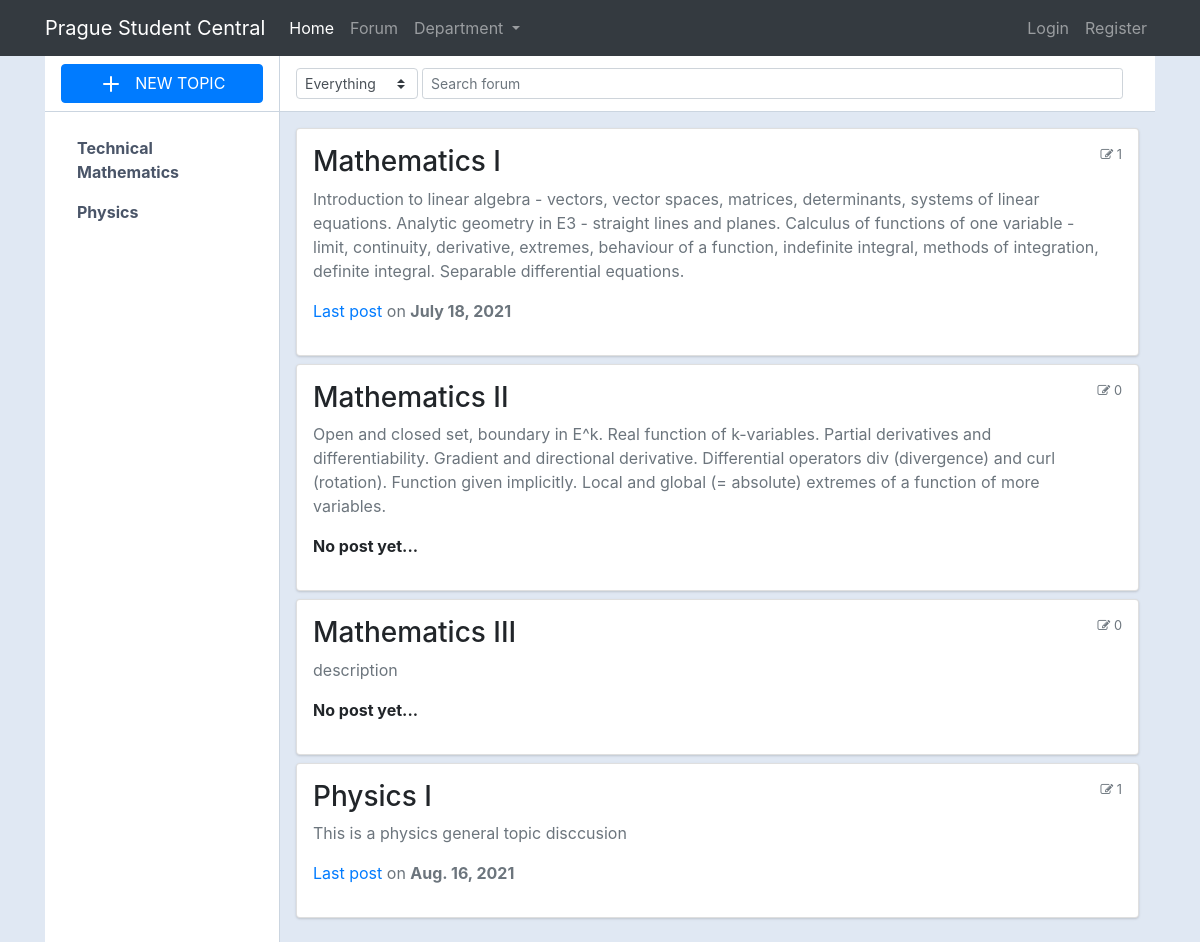
The page / on the database its author committed.
### main/models.py (models this page shows, shortened)
class CategoryDept(models.Model):
    title = models.CharField(max_length=50)
    slug = models.SlugField(max_length=400, unique=True, blank=True)
    description = models.TextField(default="description")
    def get_absolute_url(self):
        return reverse('forum:dept_filter', args=[self.id])

class Category(models.Model):
    title = models.CharField(max_length=50)
    slug = models.SlugField(max_length=400, unique=True, blank=True)
    description = models.TextField(default="description")
    deptartment = models.ForeignKey(CategoryDept, on_delete=models.CASCADE)
    class Meta:
        verbose_name_plural = "categories"
    def get_url(self):
        return reverse("forum:posts", kwargs={
            "slug":self.slug
        })
    @property
    def num_posts(self):
        return Post.objects.filter(categories=self).count()
    @property
    def last_post(self):
        return Post.objects.filter(categories=self).latest("date")

class Post(models.Model):
    title = models.CharField(max_length=400)
    slug = models.SlugField(max_length=400, unique=True, blank=True)
    user = models.ForeignKey(Author, on_delete=models.CASCADE)
    content = HTMLField()
    categories = models.ManyToManyField(Category)
    date = models.DateTimeField(auto_now_add=True)
    approved = models.BooleanField(default=False)
    hit_count_generic = GenericRelation(HitCount, object_id_field='object_pk',
        related_query_name='hit_count_generic_relation'
    )
    tags = TaggableManager()
    comments = models.ManyToManyField(Comment, blank=True)
    def get_url(self):
        return reverse("forum:detail", kwargs={
            "slug":self.slug
        })

### main/views.py (the view)
# urls.py: path("", department_subjects, name="home"),
def department_subjects(request):
    forums = Category.objects.all()
    context = {
        "forums":forums,
    }
    return render(request, "screens/department_subjects.html", context)

### main/context_processors.py (called while the page is built, shortened)
def search_function(request):
    search_context = {}
    topic = Category.objects.all()
    return search_context

def list_department_function(request):
    dept_context = {
        "departments": CategoryDept.objects.all()
    }
    return dept_context

### templates/screens/department_subjects.html (shortened to what this page needs)
{% extends 'root.html' %}
{% block content %}
    <div class="container">
        <div class="main-body p-0">
            <div class="inner-wrapper">
                {% include 'components/sidebar.html' %}
                <div class="inner-main">
                    <form action="{% url 'forum:search_topic' %}" role="form" method="GET">
                    <div class="inner-main-header">
                        <select class="custom-select custom-select-sm w-auto mr-1">
                            <option value="Everything">Everything</option>
                        </select>
                        <input type="text" name="q" class="form-control form-control-sm bg-gray-200 border-gray-200 shadow-none mb-4 mt-4" placeholder="Search forum" />
                    </div>
                    </form>
                    <div class="inner-main-body p-2 p-sm-3 collapse forum-content show">
                        {% for forum in forums %}
                        <div class="card mb-2">
                            <div class="card-body p-2 p-sm-3">
                                <div class="media forum-item">
                                    <div class="media-body">
                                        <h3><a data-toggle="collapse" data-target=".forum-content" class="text-body" href="{{forum.get_url}}">{{forum.title}}</a></h3>
                                        <p class="text-secondary">{{forum.description}}</p>
                                        {% if forum.num_posts == 0 %}
                                            <p><strong>No post yet... </strong></p>
                                        {% else %}
                                            <p class="text-muted"><a href="{{forum.last_post.get_url}}">Last post</a> on <span class="text-secondary font-weight-bold">{{forum.last_post.date|date}}</span></p>
                                        {% endif %}
                                    </div>
                                    <div class="text-muted small text-center align-self-top">
                                        <span class="d-none d-sm-inline-block"><i class="fa fa-pencil-square-o"  aria-hidden="true"></i> {{forum.num_posts}}</span>
                                    </div>
                                </div>
                            </div>
                        </div>
                        {% endfor %}
                    </div>
                </div>
            </div>
        </div>
    </div>
{% endblock %}

### templates/root.html (shortened to what this page needs)
{% load static %}
{% load bootstrap4 %}
<!doctype html>
<html lang="en">
  <head>
    <link rel="stylesheet" href="{% static 'screens2.css' %}">
    <link rel="stylesheet" href="https://cdnjs.cloudflare.com/ajax/libs/font-awesome/4.7.0/css/font-awesome.min.css">
    <link rel="stylesheet" href="https://stackpath.bootstrapcdn.com/bootstrap/4.1.3/css/bootstrap.min.css">
    <link rel="stylesheet" href="https://cdn.jsdelivr.net/npm/bootstrap@4.6.0/dist/css/bootstrap.min.css">
  </head>
  <body style="background-color: rgb(224, 232, 243);">
    {% include 'components/navbar.html' %}
    {% block content %}{% endblock %}
  </body>
</html>

### templates/components/navbar.html (shortened to what this page needs)
<nav class="navbar navbar-expand-lg navbar-dark bg-dark">
  <div class="container">
    <a class="navbar-brand" href="">Prague Student Central</a>
    <div class="collapse navbar-collapse" id="navbarSupportedContent">
      <ul class="navbar-nav me-auto mb-2 mb-lg-0">
        <li class="nav-item">
          <a class="nav-link active" aria-current="page" href="{% url 'forum:home' %}">Home</a>
        </li>
        <li class="nav-item">
          <a class="nav-link" href="{% url 'forum:post_all' %}">Forum</a>
        </li>
        <li class="nav-item dropdown">
          <a class="nav-link dropdown-toggle" href="#" id="navbarDropdown" role="button" data-bs-toggle="dropdown" aria-expanded="false">
            Department
          </a>
        </li>
      </ul>
      <ul class="navbar-nav ml-auto">
        {% if user.is_authenticated %}
          <li><a class="nav-item nav-link" href="{% url 'user:profile' %}">Profile</a></li>
          <li><a class="nav-item nav-link" href="{% url 'user:logout' %}">Logout</a></li>
        {% else %}
          <li><a class="nav-item nav-link" href="{% url 'user:login' %}">Login</a></li>
          <li><a class="nav-item nav-link" href="{% url 'user:register' %}">Register</a></li>
        {% endif %}
      </ul>
    </div>
  </div>
</nav>

### templates/components/sidebar.html (shortened to what this page needs)
<div class="inner-sidebar">
    {% if posts %}
        {% include 'components/sidebar_inner_new_post.html' %}
    {% elif post %}
        {% include 'components/sidebar_inner_new_post.html' %}
    {% else %}
        {% include 'components/sidebar_inner_new_subject.html' %}
    {% endif %}
    <div class="inner-sidebar-body p-0">
        <div class="p-3 h-100" data-simplebar="init">
            <div class="simplebar-wrapper" style="margin: -16px;">
                <div class="simplebar-mask">
                    <div class="simplebar-offset" style="right: 0px; bottom: 0px;">
                        <div class="simplebar-content-wrapper" style="height: 100%; overflow: hidden scroll;">
                            <div class="simplebar-content" style="padding: 16px;">
                                <nav class="nav nav-pills nav-gap-y-1 flex-column">
                                    {% for dept in departments %}
                                    <a href="{% url 'forum:dept_filter' dept.id %}" class="nav-link nav-link-faded has-icon" style="font-weight: bolder;">{{ dept.title }}</a>
                                    {% endfor %}
                                </nav>
                            </div>
                        </div>
                    </div>
                </div>
                <div class="simplebar-placeholder" style="width: 234px; height: 292px;"></div>
            </div>
        </div>
    </div>
</div>

### templates/components/sidebar_inner_new_subject.html
<div class="inner-sidebar-header justify-content-center">
    <a href="{% url 'forum:create_subject' %}" class="btn btn-primary has-icon btn-block" type="button" data-toggle="modal" data-target="#threadModal">
        <svg xmlns="http://www.w3.org/2000/svg" width="24" height="24" viewBox="0 0 24 24" fill="none" stroke="currentColor" stroke-width="2" stroke-linecap="round" stroke-linejoin="round" class="feather feather-plus mr-2">
            <line x1="12" y1="5" x2="12" y2="19"></line>
            <line x1="5" y1="12" x2="19" y2="12"></line>
        </svg>
        NEW TOPIC
    </a>
</div>

### static/screens2.css (style rules this page uses)
body { margin-top:20px; color: #1a202c; text-align: left; background-color: #e2e8f0; }
.inner-wrapper { position: relative; height: calc(100vh - 3.5rem); transition: transform 0.3s; }
.inner-main, .inner-sidebar { position: absolute; top: 0; bottom: 0; display: flex; flex-direction: column; }
.inner-sidebar { left: 0; width: 235px; border-right: 1px solid #cbd5e0; background-color: #fff; z-index: 1; }
.inner-main { right: 0; left: 235px; }
.inner-main-footer, .inner-main-header, .inner-sidebar-footer, .inner-sidebar-header { height: 3.5rem; border-bottom: 1px solid #cbd5e0; display: flex; align-items: center; padding: 0 1rem; flex-shrink: 0; }
.inner-main-body, .inner-sidebar-body { padding: 1rem; overflow-y: auto; position: relative; flex: 1 1 auto; }
.inner-main-footer, .inner-main-header { background-color: #fff; }
.nav-link.has-icon { display: flex; align-items: center; }
.nav-link.active { color: #467bcb; }
.nav-pills .nav-link { border-radius: .25rem; }
.nav-link { color: #4a5568; }
.card { box-shadow: 0 1px 3px 0 rgba(0,0,0,.1), 0 1px 2px 0 rgba(0,0,0,.06); }
.card { position: relative; display: flex; flex-direction: column; min-width: 0; word-wrap: break-word; background-color: #fff; background-clip: border-box; border: 0 solid rgba(0,0,0,.125); border-radius: .25rem; }
.card-body { flex: 1 1 auto; min-height: 1px; padding: 1rem; }
.text-muted, a.text-muted:hover, a.text-muted:focus { color: #acacac; }

### rows shown on the page
CategoryDept: title "Technical Mathematics"
CategoryDept: title "Physics"
Category: title "Mathematics I", description "Introduction to linear algebra - vectors, vector spaces, matrices, determinants, systems of linear equations. Analytic geometry in E3 - straight lines and planes. Calculus of functions of one variable - limit, continuity, derivative, extremes, behaviour of a function, indefinite integral, methods of integration, definite integral. Separable differential equations.", last_post "July 18, 2021", num_posts "1"
Category: title "Mathematics II", description "Open and closed set, boundary in E^k. Real function of k-variables. Partial derivatives and differentiability. Gradient and directional derivative. Differential operators div (divergence) and curl (rotation). Function given implicitly. Local and global (= absolute) extremes of a function of more variables.", shows "No post yet...", num_posts "0"
Category: title "Mathematics III", description "description", shows "No post yet...", num_posts "0"
Category: title "Physics I", description "This is a physics general topic disccusion", last_post "Aug. 16, 2021", num_posts "1"
